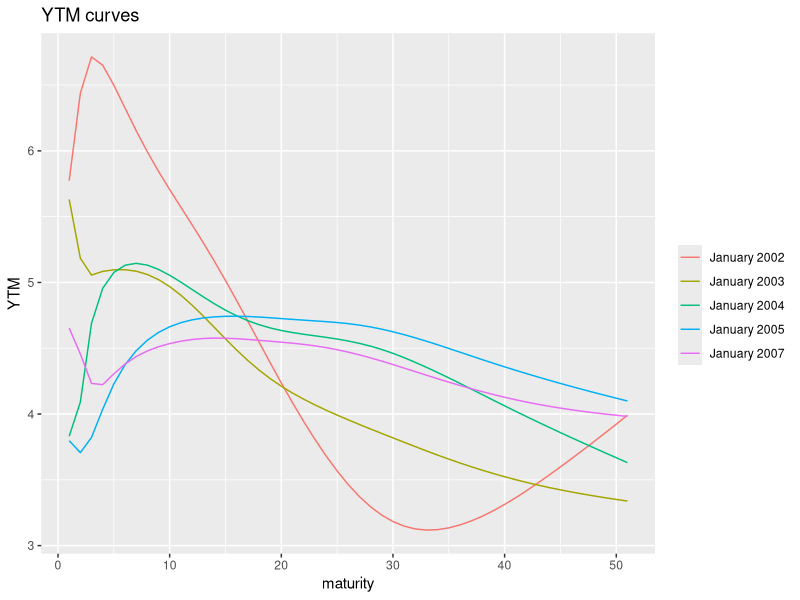
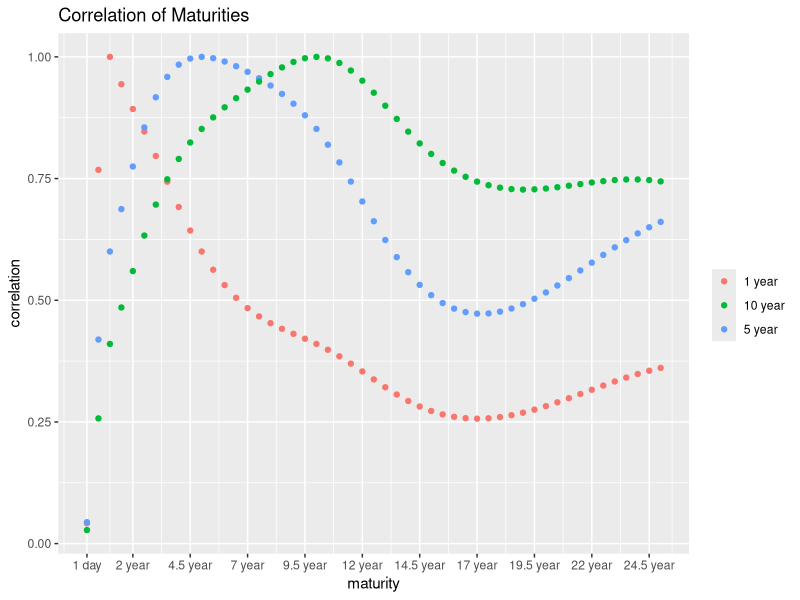
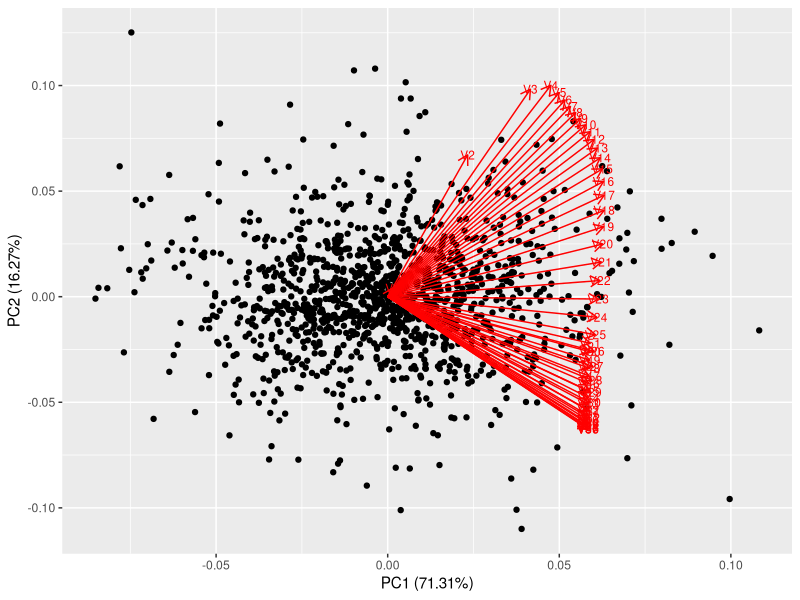
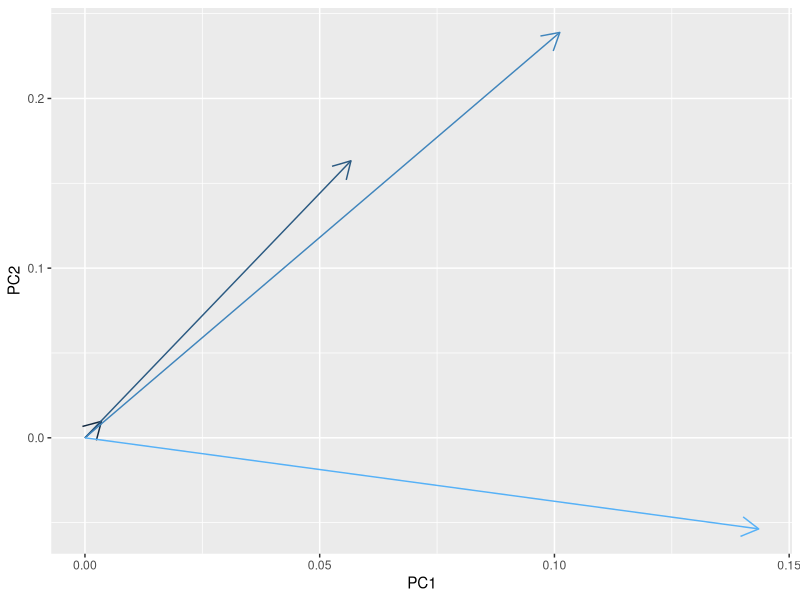

Write the R code that produced these figures, in order.
## ---- chunk 1
library(ggplot2)
Data=data.matrix(read.table("InterestRates.txt", header=FALSE))
# head(Data)
ggplot(as.data.frame(t(Data)),aes(x=1:length(Data[1,]))) + geom_line(aes(y=V1, col="January 2002")) + geom_line(aes(y=V250, col="January 2003")) + geom_line(aes(y=V500,col="January 2004")) + geom_line(aes(y=V750, col="January 2005"))  + geom_line(aes(y=V1250, col="January 2007")) + labs(x="maturity",y="YTM",title="YTM curves",col="")
## ---- chunk 2
# Subtracting the previous days yield to maturity with the current days, to get the difference.
# Data size will be ||Data|| - 1 because there is nothing to subtract the first entry with.
Data_diff = sapply(1:(length(Data[,1])-1), function(i)Data[i+1,]-Data[i,])

# Transposing the data to get maturity as rows and that days ytm as columns.
Data_diff_t = t(Data_diff)
Data_diff_t_cor = cor(Data_diff_t)

# Creating x tick labels with correct name of the maturity
labels = c()
breaks = c()
for(i in 1:length(Data_diff_t[1,])){
  if (i==1) {
    labels = append(labels, "1 day")
    breaks = append(breaks, i)
  } else if (i %% 5 != 0){
    next
  } else {
    k = (i-1)/2
    labels = append(labels, paste(as.character(k), "year", sep=" "))
    breaks = append(breaks, i)
  }
}

# Visualizing the correlation of the maturities
ggplot(as.data.frame(Data_diff_t_cor), aes(x=1:51)) + geom_point(aes(y=V3, colour="1 year")) + geom_point(aes(y=V11, colour="5 year")) + geom_point(aes(y=V21, colour="10 year")) + labs(x="maturity",y="correlation",title="Correlation of Maturities",col="") + scale_x_continuous(breaks = breaks, labels=labels)
## ---- chunk 3
library("ggfortify")

# Principal component analysis
analysis = prcomp(Data_diff_t)
autoplot(analysis, loadings = TRUE, loadings.label=TRUE, loadings.label.size= 3)
summary(analysis)
## ---- chunk 4
ggplot(analysis) + geom_segment(as.data.frame(analysis$rotation[c(1,2,3,51),1:2]), mapping=aes(x=0,y=0,xend=PC1,yend=PC2,colour=PC1),arrow=arrow(length = unit(0.5,"cm")), show.legend = FALSE) + xlab("PC1") + ylab("PC2")
